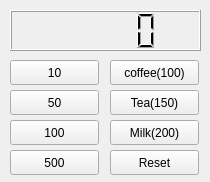
<?xml version="1.0" encoding="UTF-8"?>
<ui version="4.0">
 <class>Widget</class>
 <widget class="QWidget" name="Widget">
  <property name="geometry">
   <rect>
    <x>0</x>
    <y>0</y>
    <width>210</width>
    <height>182</height>
   </rect>
  </property>
  <property name="windowTitle">
   <string>Widget</string>
  </property>
  <widget class="QLCDNumber" name="lcdNumber">
   <property name="geometry">
    <rect>
     <x>10</x>
     <y>10</y>
     <width>191</width>
     <height>41</height>
    </rect>
   </property>
  </widget>
  <widget class="QPushButton" name="pb10">
   <property name="geometry">
    <rect>
     <x>10</x>
     <y>60</y>
     <width>89</width>
     <height>25</height>
    </rect>
   </property>
   <property name="text">
    <string>10</string>
   </property>
  </widget>
  <widget class="QPushButton" name="pb50">
   <property name="geometry">
    <rect>
     <x>10</x>
     <y>90</y>
     <width>89</width>
     <height>25</height>
    </rect>
   </property>
   <property name="text">
    <string>50</string>
   </property>
  </widget>
  <widget class="QPushButton" name="pb100">
   <property name="geometry">
    <rect>
     <x>10</x>
     <y>120</y>
     <width>89</width>
     <height>25</height>
    </rect>
   </property>
   <property name="text">
    <string>100</string>
   </property>
  </widget>
  <widget class="QPushButton" name="pb500">
   <property name="geometry">
    <rect>
     <x>10</x>
     <y>150</y>
     <width>89</width>
     <height>25</height>
    </rect>
   </property>
   <property name="text">
    <string>500</string>
   </property>
  </widget>
  <widget class="QPushButton" name="pbCoffee">
   <property name="geometry">
    <rect>
     <x>110</x>
     <y>60</y>
     <width>89</width>
     <height>25</height>
    </rect>
   </property>
   <property name="text">
    <string>coffee(100)</string>
   </property>
  </widget>
  <widget class="QPushButton" name="pbTea">
   <property name="geometry">
    <rect>
     <x>110</x>
     <y>90</y>
     <width>89</width>
     <height>25</height>
    </rect>
   </property>
   <property name="text">
    <string>Tea(150)</string>
   </property>
  </widget>
  <widget class="QPushButton" name="pbMilk">
   <property name="geometry">
    <rect>
     <x>110</x>
     <y>120</y>
     <width>89</width>
     <height>25</height>
    </rect>
   </property>
   <property name="text">
    <string>Milk(200)</string>
   </property>
  </widget>
  <widget class="QPushButton" name="pbReset">
   <property name="geometry">
    <rect>
     <x>110</x>
     <y>150</y>
     <width>89</width>
     <height>25</height>
    </rect>
   </property>
   <property name="text">
    <string>Reset</string>
   </property>
  </widget>
 </widget>
 <resources/>
 <connections/>
</ui>
